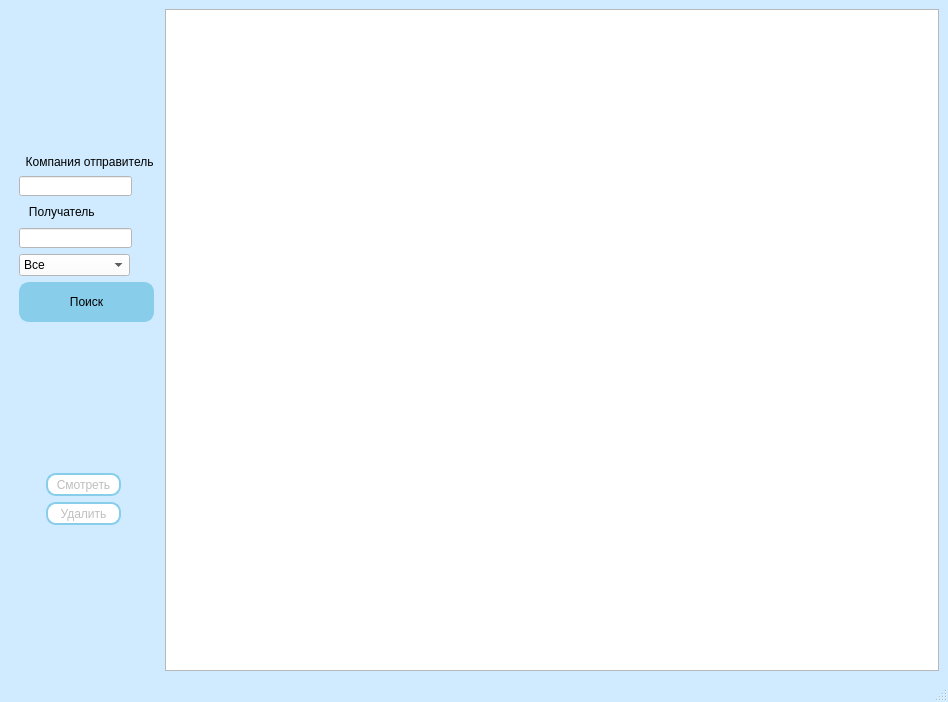
<?xml version="1.0" encoding="UTF-8"?>
<ui version="4.0">
 <class>mainWindow</class>
 <widget class="QMainWindow" name="mainWindow">
  <property name="geometry">
   <rect>
    <x>0</x>
    <y>0</y>
    <width>948</width>
    <height>702</height>
   </rect>
  </property>
  <property name="sizePolicy">
   <sizepolicy hsizetype="Maximum" vsizetype="Maximum">
    <horstretch>0</horstretch>
    <verstretch>0</verstretch>
   </sizepolicy>
  </property>
  <property name="windowTitle">
   <string>Окно просмтора</string>
  </property>
  <property name="styleSheet">
   <string notr="true">QMainWindow{
background-color: rgb(208, 235, 255);
}
QPushButton{
background-color: rgb(255, 255, 255);
border: 2px solid rgb(136, 206, 235);
border-radius: 10px;
}

QPushButton:hover{
background-color: rgb(136, 206, 235);
border-radius: 10px;
}

QPushButton:pressed{
background-color: rgb(136, 206, 235);
border-radius:5px;
}

QLineEdit{
background-color: rgb(255, 255, 255);
}

QComboBox{
background-color: rgb(255, 255, 255);
}

QPushButton#find_btn{
background-color: rgb(136, 206, 235);
border: 2px solid rgb(136, 206, 235);
border-radius: 10px;
}

QPushButton#find_btn:hover{
background-color: rgb(255, 255, 255);
border-radius: 10px;
}

QPushButton#find_btn:pressed{
background-color: rgb(255, 255, 255);
border-radius:5px;
}
</string>
  </property>
  <widget class="QWidget" name="centralwidget">
   <layout class="QGridLayout" name="gridLayout_4">
    <item row="0" column="0">
     <layout class="QGridLayout" name="gridLayout_3">
      <item row="1" column="0">
       <layout class="QGridLayout" name="gridLayout">
        <item row="0" column="0">
         <widget class="QPushButton" name="see_btn">
          <property name="enabled">
           <bool>false</bool>
          </property>
          <property name="sizePolicy">
           <sizepolicy hsizetype="Minimum" vsizetype="Expanding">
            <horstretch>0</horstretch>
            <verstretch>0</verstretch>
           </sizepolicy>
          </property>
          <property name="minimumSize">
           <size>
            <width>75</width>
            <height>23</height>
           </size>
          </property>
          <property name="maximumSize">
           <size>
            <width>75</width>
            <height>23</height>
           </size>
          </property>
          <property name="text">
           <string>Смотреть</string>
          </property>
         </widget>
        </item>
        <item row="1" column="0">
         <widget class="QPushButton" name="del_btn">
          <property name="enabled">
           <bool>false</bool>
          </property>
          <property name="sizePolicy">
           <sizepolicy hsizetype="Minimum" vsizetype="Expanding">
            <horstretch>0</horstretch>
            <verstretch>0</verstretch>
           </sizepolicy>
          </property>
          <property name="minimumSize">
           <size>
            <width>75</width>
            <height>23</height>
           </size>
          </property>
          <property name="maximumSize">
           <size>
            <width>75</width>
            <height>23</height>
           </size>
          </property>
          <property name="text">
           <string>Удалить</string>
          </property>
         </widget>
        </item>
       </layout>
      </item>
      <item row="0" column="0">
       <layout class="QGridLayout" name="gridLayout_2">
        <property name="leftMargin">
         <number>10</number>
        </property>
        <property name="rightMargin">
         <number>5</number>
        </property>
        <item row="1" column="0">
         <widget class="QLineEdit" name="sender_line">
          <property name="sizePolicy">
           <sizepolicy hsizetype="Minimum" vsizetype="Expanding">
            <horstretch>0</horstretch>
            <verstretch>0</verstretch>
           </sizepolicy>
          </property>
          <property name="minimumSize">
           <size>
            <width>113</width>
            <height>20</height>
           </size>
          </property>
          <property name="maximumSize">
           <size>
            <width>113</width>
            <height>20</height>
           </size>
          </property>
         </widget>
        </item>
        <item row="0" column="0">
         <widget class="QLabel" name="sender_label">
          <property name="sizePolicy">
           <sizepolicy hsizetype="Minimum" vsizetype="Expanding">
            <horstretch>0</horstretch>
            <verstretch>0</verstretch>
           </sizepolicy>
          </property>
          <property name="minimumSize">
           <size>
            <width>81</width>
            <height>15</height>
           </size>
          </property>
          <property name="maximumSize">
           <size>
            <width>140</width>
            <height>16</height>
           </size>
          </property>
          <property name="text">
           <string>  Компания отправитель</string>
          </property>
         </widget>
        </item>
        <item row="3" column="0">
         <widget class="QLineEdit" name="recipient_line">
          <property name="sizePolicy">
           <sizepolicy hsizetype="Minimum" vsizetype="Expanding">
            <horstretch>0</horstretch>
            <verstretch>0</verstretch>
           </sizepolicy>
          </property>
          <property name="minimumSize">
           <size>
            <width>113</width>
            <height>20</height>
           </size>
          </property>
          <property name="maximumSize">
           <size>
            <width>113</width>
            <height>20</height>
           </size>
          </property>
         </widget>
        </item>
        <item row="5" column="0">
         <widget class="QPushButton" name="find_btn">
          <property name="minimumSize">
           <size>
            <width>113</width>
            <height>40</height>
           </size>
          </property>
          <property name="text">
           <string>Поиск</string>
          </property>
         </widget>
        </item>
        <item row="2" column="0">
         <widget class="QLabel" name="recipient_label">
          <property name="sizePolicy">
           <sizepolicy hsizetype="Minimum" vsizetype="Expanding">
            <horstretch>0</horstretch>
            <verstretch>0</verstretch>
           </sizepolicy>
          </property>
          <property name="minimumSize">
           <size>
            <width>91</width>
            <height>20</height>
           </size>
          </property>
          <property name="maximumSize">
           <size>
            <width>91</width>
            <height>20</height>
           </size>
          </property>
          <property name="text">
           <string>   Получатель</string>
          </property>
         </widget>
        </item>
        <item row="4" column="0">
         <widget class="QComboBox" name="category_cb">
          <property name="sizePolicy">
           <sizepolicy hsizetype="Minimum" vsizetype="Expanding">
            <horstretch>0</horstretch>
            <verstretch>0</verstretch>
           </sizepolicy>
          </property>
          <property name="minimumSize">
           <size>
            <width>111</width>
            <height>22</height>
           </size>
          </property>
          <property name="maximumSize">
           <size>
            <width>111</width>
            <height>22</height>
           </size>
          </property>
          <item>
           <property name="text">
            <string>Все</string>
           </property>
          </item>
          <item>
           <property name="text">
            <string>Без категории</string>
           </property>
          </item>
          <item>
           <property name="text">
            <string>Срочно</string>
           </property>
          </item>
          <item>
           <property name="text">
            <string>Спам</string>
           </property>
          </item>
         </widget>
        </item>
       </layout>
      </item>
     </layout>
    </item>
    <item row="0" column="1">
     <layout class="QGridLayout" name="gridLayout_6">
      <item row="0" column="0">
       <widget class="QTableWidget" name="tableWidget"/>
      </item>
     </layout>
    </item>
   </layout>
  </widget>
  <widget class="QMenuBar" name="menubar">
   <property name="geometry">
    <rect>
     <x>0</x>
     <y>0</y>
     <width>948</width>
     <height>21</height>
    </rect>
   </property>
  </widget>
  <widget class="QStatusBar" name="statusbar"/>
 </widget>
 <resources/>
 <connections/>
</ui>
